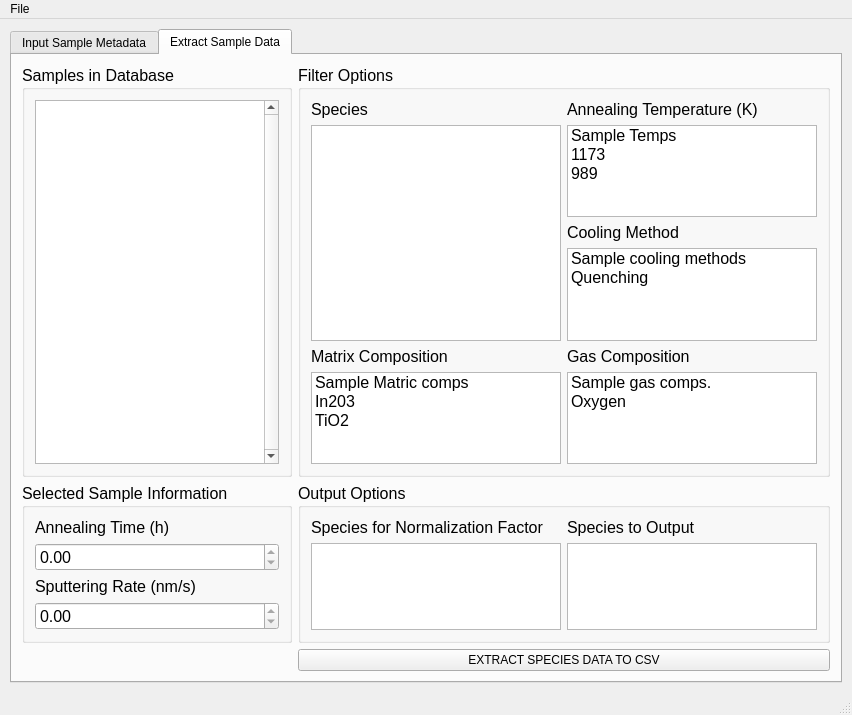
<?xml version="1.0" encoding="UTF-8"?>
<ui version="4.0">
 <class>MainWindow</class>
 <widget class="QMainWindow" name="MainWindow">
  <property name="geometry">
   <rect>
    <x>0</x>
    <y>0</y>
    <width>852</width>
    <height>715</height>
   </rect>
  </property>
  <property name="sizePolicy">
   <sizepolicy hsizetype="Expanding" vsizetype="Expanding">
    <horstretch>0</horstretch>
    <verstretch>0</verstretch>
   </sizepolicy>
  </property>
  <property name="windowTitle">
   <string>SIMS Data Extractor</string>
  </property>
  <widget class="QWidget" name="centralwidget">
   <layout class="QGridLayout" name="gridLayout_4">
    <item row="0" column="0">
     <widget class="QTabWidget" name="TabWidget">
      <property name="tabPosition">
       <enum>QTabWidget::North</enum>
      </property>
      <property name="currentIndex">
       <number>1</number>
      </property>
      <widget class="QWidget" name="InputTab">
       <attribute name="title">
        <string>Input Sample Metadata</string>
       </attribute>
       <layout class="QVBoxLayout" name="verticalLayout_2">
        <item>
         <widget class="QGroupBox" name="metadataGroup">
          <property name="sizePolicy">
           <sizepolicy hsizetype="Preferred" vsizetype="Preferred">
            <horstretch>0</horstretch>
            <verstretch>0</verstretch>
           </sizepolicy>
          </property>
          <property name="font">
           <font>
            <pointsize>12</pointsize>
           </font>
          </property>
          <property name="title">
           <string>Sample File Information</string>
          </property>
          <layout class="QGridLayout" name="gridLayout_8">
           <item row="0" column="0">
            <widget class="QFrame" name="MDFrame1">
             <property name="sizePolicy">
              <sizepolicy hsizetype="Fixed" vsizetype="Preferred">
               <horstretch>30</horstretch>
               <verstretch>0</verstretch>
              </sizepolicy>
             </property>
             <property name="frameShape">
              <enum>QFrame::StyledPanel</enum>
             </property>
             <property name="frameShadow">
              <enum>QFrame::Raised</enum>
             </property>
             <layout class="QGridLayout" name="gridLayout_9">
              <item row="0" column="0">
               <widget class="QLabel" name="sampleIDLabel">
                <property name="font">
                 <font>
                  <pointsize>12</pointsize>
                 </font>
                </property>
                <property name="text">
                 <string>Sample ID:</string>
                </property>
               </widget>
              </item>
              <item row="0" column="1">
               <widget class="QLineEdit" name="sampleIDText">
                <property name="readOnly">
                 <bool>true</bool>
                </property>
                <property name="placeholderText">
                 <string>[Read Only]</string>
                </property>
                <property name="clearButtonEnabled">
                 <bool>false</bool>
                </property>
               </widget>
              </item>
              <item row="1" column="0">
               <widget class="QLabel" name="sampleDateLabel">
                <property name="font">
                 <font>
                  <pointsize>12</pointsize>
                 </font>
                </property>
                <property name="text">
                 <string>Date of Analysis:</string>
                </property>
               </widget>
              </item>
              <item row="1" column="1">
               <widget class="QLineEdit" name="sampleDateDate">
                <property name="sizePolicy">
                 <sizepolicy hsizetype="MinimumExpanding" vsizetype="Fixed">
                  <horstretch>0</horstretch>
                  <verstretch>0</verstretch>
                 </sizepolicy>
                </property>
                <property name="readOnly">
                 <bool>true</bool>
                </property>
               </widget>
              </item>
              <item row="2" column="0">
               <widget class="QLabel" name="sampleAcqTimeLabel">
                <property name="font">
                 <font>
                  <pointsize>12</pointsize>
                 </font>
                </property>
                <property name="text">
                 <string>Total Acquisition Time:</string>
                </property>
               </widget>
              </item>
              <item row="2" column="1">
               <widget class="QLineEdit" name="sampleAcqTimeTime">
                <property name="sizePolicy">
                 <sizepolicy hsizetype="MinimumExpanding" vsizetype="Fixed">
                  <horstretch>0</horstretch>
                  <verstretch>0</verstretch>
                 </sizepolicy>
                </property>
                <property name="readOnly">
                 <bool>true</bool>
                </property>
               </widget>
              </item>
              <item row="3" column="0">
               <widget class="QLabel" name="sampleDataPointsLabel">
                <property name="font">
                 <font>
                  <pointsize>12</pointsize>
                 </font>
                </property>
                <property name="text">
                 <string>Number of Data Points:</string>
                </property>
               </widget>
              </item>
              <item row="3" column="1">
               <widget class="QLineEdit" name="sampleDataPointsText">
                <property name="readOnly">
                 <bool>true</bool>
                </property>
                <property name="placeholderText">
                 <string>[Read Only]</string>
                </property>
               </widget>
              </item>
             </layout>
            </widget>
           </item>
           <item row="0" column="1">
            <widget class="QFrame" name="MDFrame2">
             <property name="sizePolicy">
              <sizepolicy hsizetype="Expanding" vsizetype="Preferred">
               <horstretch>0</horstretch>
               <verstretch>0</verstretch>
              </sizepolicy>
             </property>
             <property name="frameShape">
              <enum>QFrame::StyledPanel</enum>
             </property>
             <property name="frameShadow">
              <enum>QFrame::Raised</enum>
             </property>
             <layout class="QGridLayout" name="gridLayout_10">
              <item row="2" column="0">
               <widget class="QLabel" name="samplePriIONLabel">
                <property name="font">
                 <font>
                  <pointsize>12</pointsize>
                 </font>
                </property>
                <property name="text">
                 <string>Primary Ions:</string>
                </property>
               </widget>
              </item>
              <item row="3" column="0">
               <widget class="QLabel" name="samplePriIONELabel">
                <property name="font">
                 <font>
                  <pointsize>12</pointsize>
                 </font>
                </property>
                <property name="text">
                 <string>Primary Ions Energy (keV):</string>
                </property>
               </widget>
              </item>
              <item row="2" column="2">
               <widget class="QLineEdit" name="samplePriIONText">
                <property name="readOnly">
                 <bool>true</bool>
                </property>
                <property name="placeholderText">
                 <string>[Read Only]</string>
                </property>
               </widget>
              </item>
              <item row="0" column="0">
               <widget class="QLabel" name="speciesListLabel">
                <property name="font">
                 <font>
                  <pointsize>12</pointsize>
                 </font>
                </property>
                <property name="text">
                 <string>Species List:</string>
                </property>
               </widget>
              </item>
              <item row="0" column="2">
               <widget class="QLineEdit" name="speciesListText">
                <property name="sizePolicy">
                 <sizepolicy hsizetype="Expanding" vsizetype="Maximum">
                  <horstretch>0</horstretch>
                  <verstretch>0</verstretch>
                 </sizepolicy>
                </property>
                <property name="readOnly">
                 <bool>true</bool>
                </property>
                <property name="placeholderText">
                 <string>[Read Only]</string>
                </property>
               </widget>
              </item>
              <item row="3" column="2">
               <widget class="QSpinBox" name="samplePriIONEValue">
                <property name="readOnly">
                 <bool>true</bool>
                </property>
               </widget>
              </item>
             </layout>
            </widget>
           </item>
          </layout>
         </widget>
        </item>
        <item>
         <widget class="QGroupBox" name="inputInputGroupBox">
          <property name="font">
           <font>
            <pointsize>12</pointsize>
           </font>
          </property>
          <property name="title">
           <string>Metadata Input</string>
          </property>
          <layout class="QGridLayout" name="gridLayout">
           <item row="1" column="0" colspan="2">
            <widget class="QFrame" name="MDInputFrame3">
             <property name="frameShape">
              <enum>QFrame::StyledPanel</enum>
             </property>
             <property name="frameShadow">
              <enum>QFrame::Raised</enum>
             </property>
             <layout class="QVBoxLayout" name="verticalLayout_3">
              <item>
               <widget class="QLabel" name="addNotesLabel">
                <property name="font">
                 <font>
                  <pointsize>12</pointsize>
                 </font>
                </property>
                <property name="text">
                 <string>Additional Notes</string>
                </property>
               </widget>
              </item>
              <item>
               <widget class="QTextEdit" name="addNotesText">
                <property name="sizePolicy">
                 <sizepolicy hsizetype="Expanding" vsizetype="Expanding">
                  <horstretch>0</horstretch>
                  <verstretch>0</verstretch>
                 </sizepolicy>
                </property>
                <property name="verticalScrollBarPolicy">
                 <enum>Qt::ScrollBarAlwaysOn</enum>
                </property>
                <property name="horizontalScrollBarPolicy">
                 <enum>Qt::ScrollBarAlwaysOff</enum>
                </property>
               </widget>
              </item>
             </layout>
            </widget>
           </item>
           <item row="0" column="1">
            <widget class="QFrame" name="MDInputFrame2">
             <property name="sizePolicy">
              <sizepolicy hsizetype="Expanding" vsizetype="Preferred">
               <horstretch>10</horstretch>
               <verstretch>0</verstretch>
              </sizepolicy>
             </property>
             <property name="frameShape">
              <enum>QFrame::StyledPanel</enum>
             </property>
             <property name="frameShadow">
              <enum>QFrame::Raised</enum>
             </property>
             <layout class="QGridLayout" name="gridLayout_11">
              <item row="0" column="0">
               <widget class="QLabel" name="matrixCompLabel">
                <property name="font">
                 <font>
                  <pointsize>12</pointsize>
                 </font>
                </property>
                <property name="text">
                 <string>Matrix Composition:</string>
                </property>
               </widget>
              </item>
              <item row="0" column="1">
               <widget class="QComboBox" name="matrixCompComboBox">
                <property name="editable">
                 <bool>true</bool>
                </property>
                <item>
                 <property name="text">
                  <string>In203</string>
                 </property>
                </item>
                <item>
                 <property name="text">
                  <string>TiO2</string>
                 </property>
                </item>
               </widget>
              </item>
              <item row="1" column="0">
               <widget class="QLabel" name="sputtRateLabel">
                <property name="font">
                 <font>
                  <pointsize>12</pointsize>
                 </font>
                </property>
                <property name="text">
                 <string>Sputtering Rate (nm/s):</string>
                </property>
               </widget>
              </item>
              <item row="1" column="1">
               <widget class="QDoubleSpinBox" name="sputtRateValue"/>
              </item>
             </layout>
            </widget>
           </item>
           <item row="0" column="0">
            <widget class="QFrame" name="MDInputFrame1">
             <property name="sizePolicy">
              <sizepolicy hsizetype="Expanding" vsizetype="Preferred">
               <horstretch>10</horstretch>
               <verstretch>0</verstretch>
              </sizepolicy>
             </property>
             <property name="frameShape">
              <enum>QFrame::StyledPanel</enum>
             </property>
             <property name="frameShadow">
              <enum>QFrame::Raised</enum>
             </property>
             <layout class="QGridLayout" name="gridLayout_12">
              <item row="0" column="1">
               <widget class="QDoubleSpinBox" name="inputAnnTemp"/>
              </item>
              <item row="2" column="0">
               <widget class="QLabel" name="label_2">
                <property name="font">
                 <font>
                  <pointsize>12</pointsize>
                 </font>
                </property>
                <property name="text">
                 <string>Gas Composition:</string>
                </property>
               </widget>
              </item>
              <item row="4" column="1">
               <widget class="QComboBox" name="inputCoolingMethod">
                <property name="editable">
                 <bool>true</bool>
                </property>
                <item>
                 <property name="text">
                  <string>Quenching</string>
                 </property>
                </item>
               </widget>
              </item>
              <item row="4" column="0">
               <widget class="QLabel" name="label_3">
                <property name="font">
                 <font>
                  <pointsize>12</pointsize>
                 </font>
                </property>
                <property name="text">
                 <string>Cooling Method:</string>
                </property>
               </widget>
              </item>
              <item row="0" column="0">
               <widget class="QLabel" name="label_7">
                <property name="font">
                 <font>
                  <pointsize>12</pointsize>
                 </font>
                </property>
                <property name="text">
                 <string>Annealing Temperature (K):</string>
                </property>
               </widget>
              </item>
              <item row="2" column="1">
               <widget class="QComboBox" name="inputGasComposition">
                <property name="editable">
                 <bool>true</bool>
                </property>
               </widget>
              </item>
              <item row="1" column="0">
               <widget class="QLabel" name="label_6">
                <property name="font">
                 <font>
                  <pointsize>12</pointsize>
                 </font>
                </property>
                <property name="text">
                 <string>Annealing Time (h):</string>
                </property>
               </widget>
              </item>
              <item row="1" column="1">
               <widget class="QDoubleSpinBox" name="inputAnnTime"/>
              </item>
             </layout>
            </widget>
           </item>
          </layout>
         </widget>
        </item>
        <item>
         <widget class="QFrame" name="inputButtonFrame">
          <property name="frameShape">
           <enum>QFrame::StyledPanel</enum>
          </property>
          <property name="frameShadow">
           <enum>QFrame::Raised</enum>
          </property>
          <layout class="QGridLayout" name="gridLayout_2">
           <item row="0" column="0">
            <widget class="QPushButton" name="openDFButton">
             <property name="sizePolicy">
              <sizepolicy hsizetype="Preferred" vsizetype="Fixed">
               <horstretch>0</horstretch>
               <verstretch>0</verstretch>
              </sizepolicy>
             </property>
             <property name="text">
              <string>OPEN</string>
             </property>
            </widget>
           </item>
           <item row="0" column="1">
            <widget class="QPushButton" name="saveDataButton">
             <property name="sizePolicy">
              <sizepolicy hsizetype="Preferred" vsizetype="Fixed">
               <horstretch>0</horstretch>
               <verstretch>0</verstretch>
              </sizepolicy>
             </property>
             <property name="text">
              <string>SAVE</string>
             </property>
            </widget>
           </item>
          </layout>
         </widget>
        </item>
       </layout>
      </widget>
      <widget class="QWidget" name="ExtractTab">
       <attribute name="title">
        <string>Extract Sample Data</string>
       </attribute>
       <layout class="QGridLayout" name="gridLayout_7">
        <item row="3" column="1">
         <widget class="QPushButton" name="extractDataButton">
          <property name="text">
           <string>EXTRACT SPECIES DATA TO CSV</string>
          </property>
         </widget>
        </item>
        <item row="0" column="1">
         <widget class="QGroupBox" name="filtersGroup">
          <property name="font">
           <font>
            <pointsize>12</pointsize>
           </font>
          </property>
          <property name="title">
           <string>Filter Options</string>
          </property>
          <layout class="QGridLayout" name="gridLayout_3">
           <item row="0" column="0">
            <widget class="QLabel" name="filterSpeciesLabel">
             <property name="font">
              <font>
               <pointsize>12</pointsize>
              </font>
             </property>
             <property name="text">
              <string>Species</string>
             </property>
            </widget>
           </item>
           <item row="4" column="1">
            <widget class="QLabel" name="filterGasCompLabel">
             <property name="font">
              <font>
               <pointsize>12</pointsize>
              </font>
             </property>
             <property name="text">
              <string>Gas Composition</string>
             </property>
            </widget>
           </item>
           <item row="4" column="0">
            <widget class="QLabel" name="filterMatrixCompLabel">
             <property name="font">
              <font>
               <pointsize>12</pointsize>
              </font>
             </property>
             <property name="text">
              <string>Matrix Composition</string>
             </property>
            </widget>
           </item>
           <item row="0" column="1">
            <widget class="QLabel" name="filterAnnTempLabel">
             <property name="font">
              <font>
               <pointsize>12</pointsize>
              </font>
             </property>
             <property name="text">
              <string>Annealing Temperature (K)</string>
             </property>
            </widget>
           </item>
           <item row="2" column="1">
            <widget class="QLabel" name="filterCoolingLabel">
             <property name="font">
              <font>
               <pointsize>12</pointsize>
              </font>
             </property>
             <property name="text">
              <string>Cooling Method</string>
             </property>
            </widget>
           </item>
           <item row="1" column="0" rowspan="3">
            <widget class="QListWidget" name="filterSpeciesList">
             <property name="verticalScrollBarPolicy">
              <enum>Qt::ScrollBarAsNeeded</enum>
             </property>
             <property name="selectionMode">
              <enum>QAbstractItemView::MultiSelection</enum>
             </property>
            </widget>
           </item>
           <item row="1" column="1">
            <widget class="QListWidget" name="filterAnnTempList">
             <property name="selectionMode">
              <enum>QAbstractItemView::MultiSelection</enum>
             </property>
             <item>
              <property name="text">
               <string>Sample Temps</string>
              </property>
             </item>
             <item>
              <property name="text">
               <string>1173</string>
              </property>
             </item>
             <item>
              <property name="text">
               <string>989</string>
              </property>
             </item>
            </widget>
           </item>
           <item row="3" column="1">
            <widget class="QListWidget" name="filterCoolingList">
             <property name="selectionMode">
              <enum>QAbstractItemView::MultiSelection</enum>
             </property>
             <item>
              <property name="text">
               <string>Sample cooling methods</string>
              </property>
             </item>
             <item>
              <property name="text">
               <string>Quenching</string>
              </property>
             </item>
            </widget>
           </item>
           <item row="5" column="1">
            <widget class="QListWidget" name="filterGasCompList">
             <property name="selectionMode">
              <enum>QAbstractItemView::MultiSelection</enum>
             </property>
             <item>
              <property name="text">
               <string>Sample gas comps.</string>
              </property>
             </item>
             <item>
              <property name="text">
               <string>Oxygen</string>
              </property>
             </item>
            </widget>
           </item>
           <item row="5" column="0">
            <widget class="QListWidget" name="filterMatrixCompList">
             <property name="selectionMode">
              <enum>QAbstractItemView::MultiSelection</enum>
             </property>
             <item>
              <property name="text">
               <string>Sample Matric comps</string>
              </property>
             </item>
             <item>
              <property name="text">
               <string>In203</string>
              </property>
             </item>
             <item>
              <property name="text">
               <string>TiO2</string>
              </property>
             </item>
            </widget>
           </item>
          </layout>
         </widget>
        </item>
        <item row="1" column="1" rowspan="2">
         <widget class="QGroupBox" name="outputSelectionsGroup">
          <property name="font">
           <font>
            <pointsize>12</pointsize>
           </font>
          </property>
          <property name="title">
           <string>Output Options</string>
          </property>
          <layout class="QGridLayout" name="gridLayout_5">
           <item row="0" column="0">
            <widget class="QLabel" name="outNormLabel">
             <property name="font">
              <font>
               <pointsize>12</pointsize>
              </font>
             </property>
             <property name="text">
              <string>Species for Normalization Factor</string>
             </property>
            </widget>
           </item>
           <item row="0" column="1">
            <widget class="QLabel" name="outSpeciesLabel">
             <property name="font">
              <font>
               <pointsize>12</pointsize>
              </font>
             </property>
             <property name="text">
              <string>Species to Output</string>
             </property>
            </widget>
           </item>
           <item row="1" column="0">
            <widget class="QListWidget" name="outNormList">
             <property name="selectionMode">
              <enum>QAbstractItemView::MultiSelection</enum>
             </property>
            </widget>
           </item>
           <item row="1" column="1">
            <widget class="QListWidget" name="outSpeciesList">
             <property name="selectionMode">
              <enum>QAbstractItemView::MultiSelection</enum>
             </property>
            </widget>
           </item>
          </layout>
         </widget>
        </item>
        <item row="0" column="0">
         <widget class="QGroupBox" name="samplesGroup">
          <property name="font">
           <font>
            <pointsize>12</pointsize>
           </font>
          </property>
          <property name="title">
           <string>Samples in Database</string>
          </property>
          <layout class="QGridLayout" name="gridLayout_6">
           <item row="0" column="0">
            <widget class="QListWidget" name="samplesList">
             <property name="verticalScrollBarPolicy">
              <enum>Qt::ScrollBarAlwaysOn</enum>
             </property>
            </widget>
           </item>
          </layout>
         </widget>
        </item>
        <item row="1" column="0" rowspan="2">
         <widget class="QGroupBox" name="MDROGroup">
          <property name="font">
           <font>
            <pointsize>12</pointsize>
           </font>
          </property>
          <property name="title">
           <string>Selected Sample Information</string>
          </property>
          <layout class="QVBoxLayout" name="verticalLayout_4">
           <item>
            <widget class="QLabel" name="label_16">
             <property name="font">
              <font>
               <pointsize>12</pointsize>
              </font>
             </property>
             <property name="text">
              <string>Annealing Time (h)</string>
             </property>
            </widget>
           </item>
           <item>
            <widget class="QDoubleSpinBox" name="extractAnnTimeValue">
             <property name="readOnly">
              <bool>true</bool>
             </property>
            </widget>
           </item>
           <item>
            <widget class="QLabel" name="label_17">
             <property name="font">
              <font>
               <pointsize>12</pointsize>
              </font>
             </property>
             <property name="text">
              <string>Sputtering Rate (nm/s)</string>
             </property>
            </widget>
           </item>
           <item>
            <widget class="QDoubleSpinBox" name="extractSputtRateValue">
             <property name="readOnly">
              <bool>true</bool>
             </property>
            </widget>
           </item>
          </layout>
         </widget>
        </item>
       </layout>
      </widget>
     </widget>
    </item>
   </layout>
  </widget>
  <widget class="QMenuBar" name="menubar">
   <property name="geometry">
    <rect>
     <x>0</x>
     <y>0</y>
     <width>852</width>
     <height>22</height>
    </rect>
   </property>
   <widget class="QMenu" name="menuFile">
    <property name="title">
     <string>File</string>
    </property>
    <addaction name="actionOpenFile"/>
    <addaction name="actionExit"/>
   </widget>
   <addaction name="menuFile"/>
  </widget>
  <widget class="QStatusBar" name="statusbar"/>
  <action name="actionOpenFile">
   <property name="text">
    <string>Open</string>
   </property>
  </action>
  <action name="actionExit">
   <property name="text">
    <string>Exit</string>
   </property>
  </action>
 </widget>
 <layoutdefault spacing="6" margin="10"/>
 <tabstops>
  <tabstop>TabWidget</tabstop>
  <tabstop>sampleIDText</tabstop>
  <tabstop>sampleDateDate</tabstop>
  <tabstop>sampleAcqTimeTime</tabstop>
  <tabstop>sampleDataPointsText</tabstop>
  <tabstop>speciesListText</tabstop>
  <tabstop>samplePriIONText</tabstop>
  <tabstop>inputAnnTemp</tabstop>
  <tabstop>inputGasComposition</tabstop>
  <tabstop>inputCoolingMethod</tabstop>
  <tabstop>matrixCompComboBox</tabstop>
  <tabstop>sputtRateValue</tabstop>
  <tabstop>addNotesText</tabstop>
  <tabstop>openDFButton</tabstop>
  <tabstop>saveDataButton</tabstop>
  <tabstop>samplesList</tabstop>
  <tabstop>filterSpeciesList</tabstop>
  <tabstop>filterAnnTempList</tabstop>
  <tabstop>filterCoolingList</tabstop>
  <tabstop>filterMatrixCompList</tabstop>
  <tabstop>filterGasCompList</tabstop>
  <tabstop>extractAnnTimeValue</tabstop>
  <tabstop>extractSputtRateValue</tabstop>
  <tabstop>outNormList</tabstop>
  <tabstop>outSpeciesList</tabstop>
  <tabstop>extractDataButton</tabstop>
 </tabstops>
 <resources/>
 <connections/>
 <designerdata>
  <property name="gridDeltaX">
   <number>10</number>
  </property>
  <property name="gridDeltaY">
   <number>10</number>
  </property>
  <property name="gridSnapX">
   <bool>true</bool>
  </property>
  <property name="gridSnapY">
   <bool>true</bool>
  </property>
  <property name="gridVisible">
   <bool>true</bool>
  </property>
 </designerdata>
</ui>
